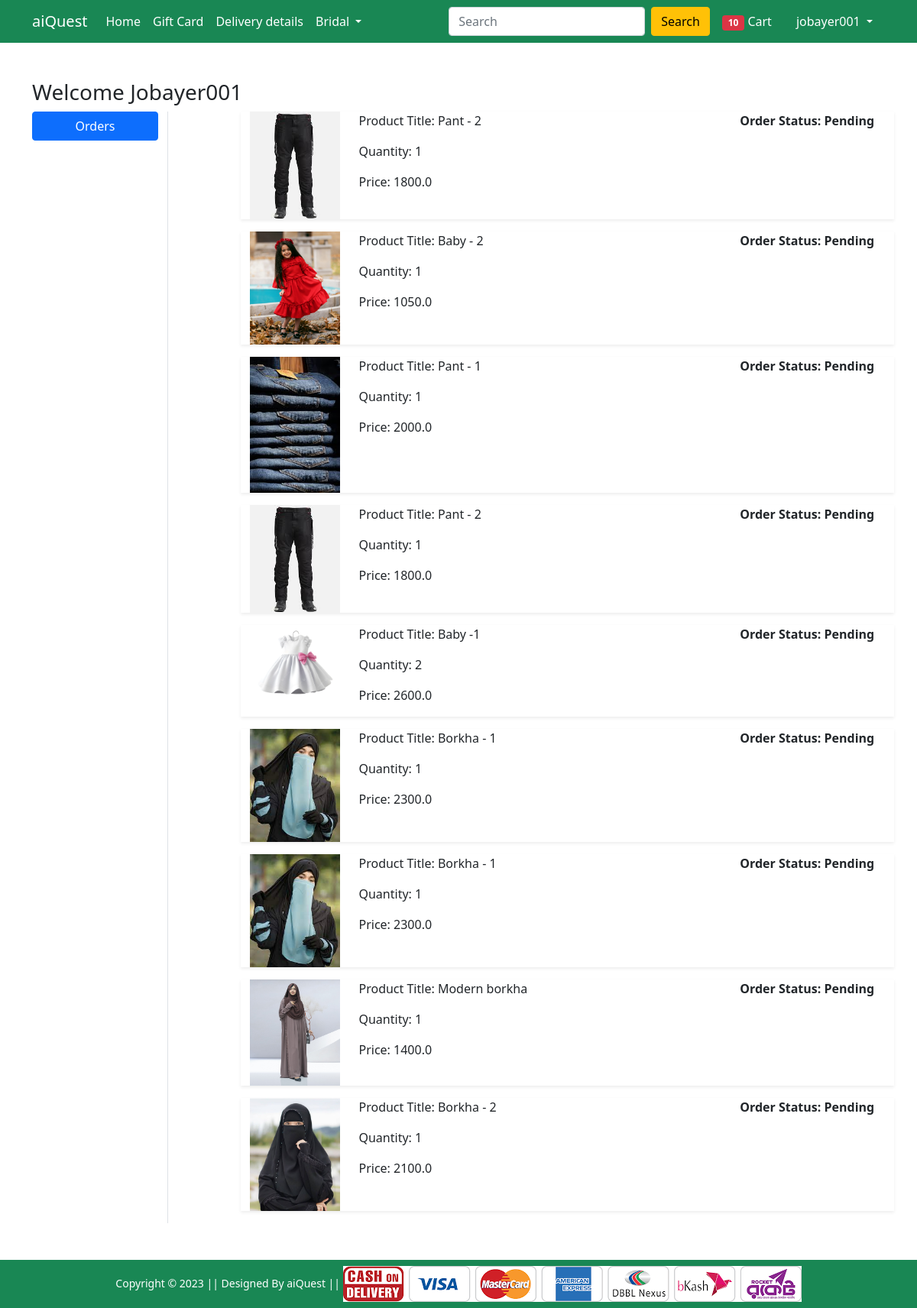
Before: /orders/ (signed in) with the older database file.
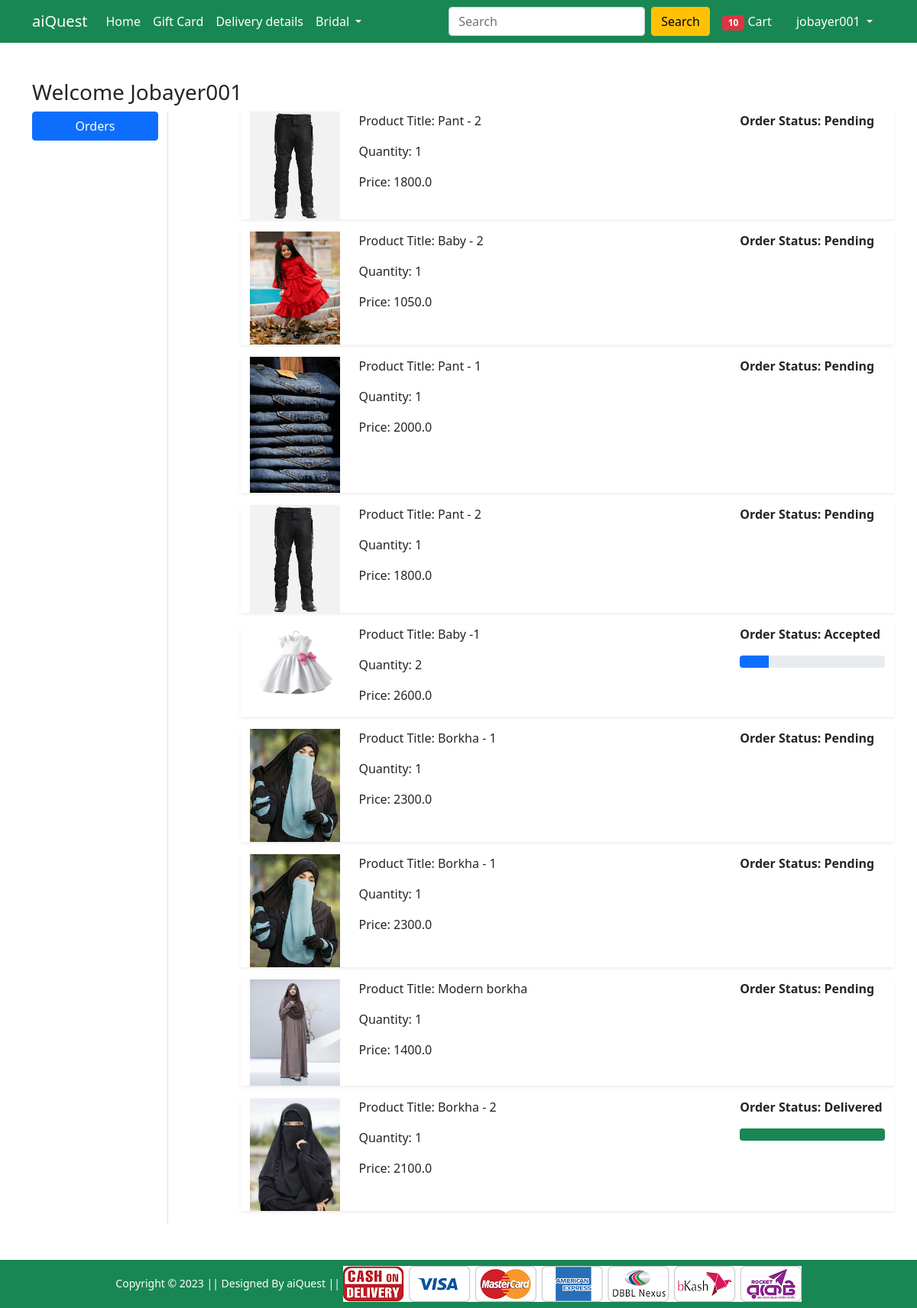
After: the same page with the newer database file.
### Shop/models.py (models this page shows, shortened)
class OrderPlaced(models.Model):
    user = models.ForeignKey(User, on_delete=models.CASCADE)
    customer = models.ForeignKey(Customer, on_delete=models.CASCADE)
    product = models.ForeignKey(Product, on_delete=models.CASCADE)
    quantity = models.PositiveIntegerField(default=1)
    ordered_date = models.DateTimeField(auto_now_add=True)
    status = models.CharField(max_length=50, choices=STATUS_CHOICE, default='Pending')
    @property
    def total_cost(self):
        return self.quantity * self.product.discounted_price

class Product(models.Model):
    title = models.CharField(max_length=100)
    selling_price = models.FloatField()
    discounted_price = models.FloatField()
    description = models.TextField()
    brand = models.CharField(max_length=100)
    category = models.CharField(choices=CATEGORY_CHOICES,max_length=2)
    product_image = models.ImageField(upload_to='productimg')

### Shop/views.py (the view)
# urls.py: path('orders/', views.orders, name = 'orders'),
@login_required
def orders(request):
 op = OrderPlaced.objects.filter(user=request.user)
 return render(request, 'Shop/orders.html', {'order_placed':op})

### Shop/templates/Shop/orders.html (shortened to what this page needs)
{% extends 'Shop/base.html' %}
{% load static %}
{% block main-content %}
<div class="container my-5">
    <div class="row">
        <h3>Welcome <span class="text-capitalize">{{request.user}}</span></h3>
        <div class="col-sm-2 border-end">
            <ul class="list-unstyled">
                <li class="d-grid"><a href="{% url 'orders' %}" class="btn btn-primary">Orders</a></li>
            </ul>
        </div>
        <div class="col-sm-9 offset-sm-1">
            {% for op in order_placed %}
            <div class="row shadow-sm mb-3">
                <div class="col-sm-2">
                    <img src="{{op.product.product_image.url}}" alt="" srcset="" class="img-fluid" height="150"
                        width="150">
                </div>
                <div class="col-sm-7">
                    <p>Product Title: {{op.product.title}}</p>
                    <p>Quantity: {{op.quantity}}</p>
                    <p>Price: {{op.total_cost}}</p>
                </div>
                <div class="col-sm-3 fw-bold">
                    <p>Order Status: {{op.status}}</p>
                    {% if op.status == 'Accepted' %}
                    <div class="progress">
                        <div class="progress-bar" role="progressbar" style="width: 20%" aria-valuenow="20"
                            aria-valuemin="0" aria-valuemax="100">
                        </div>
                    </div>
                    {% endif %}
                    {% if op.status == 'Delivered' %}
                    <div class="progress">
                        <div class="progress-bar bg-success" role="progressbar" style="width: 100%" aria-valuenow="100"
                            aria-valuemin="0" aria-valuemax="100">
                        </div>
                    </div>
                    {% endif %}
                </div>
            </div>
            {% endfor %}
        </div>
    </div>
</div>
{% endblock main-content %}

Changed rows visible on the page:
changed OrderPlaced "Baby -1": status "Pending" → "Accepted"
changed OrderPlaced "Borkha - 2": status "Pending" → "Delivered"
